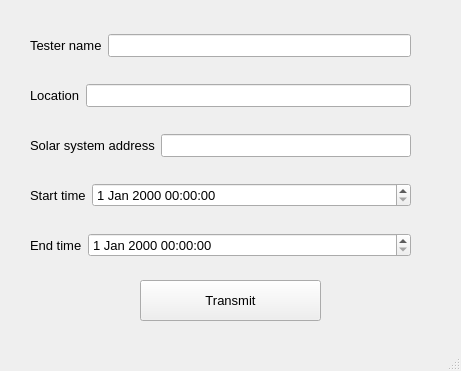
<?xml version="1.0" encoding="UTF-8"?>
<ui version="4.0">
 <class>SecondWindow</class>
 <widget class="QMainWindow" name="SecondWindow">
  <property name="geometry">
   <rect>
    <x>0</x>
    <y>0</y>
    <width>461</width>
    <height>371</height>
   </rect>
  </property>
  <property name="windowTitle">
   <string>Order data</string>
  </property>
  <widget class="QWidget" name="centralwidget">
   <widget class="QWidget" name="horizontalLayoutWidget">
    <property name="geometry">
     <rect>
      <x>30</x>
      <y>20</y>
      <width>381</width>
      <height>51</height>
     </rect>
    </property>
    <layout class="QHBoxLayout" name="horizontalLayout">
     <item>
      <widget class="QLabel" name="label">
       <property name="font">
        <font>
         <pointsize>10</pointsize>
        </font>
       </property>
       <property name="text">
        <string>Tester name</string>
       </property>
      </widget>
     </item>
     <item>
      <widget class="QLineEdit" name="lineEdit">
       <property name="font">
        <font>
         <pointsize>10</pointsize>
        </font>
       </property>
      </widget>
     </item>
    </layout>
   </widget>
   <widget class="QWidget" name="horizontalLayoutWidget_2">
    <property name="geometry">
     <rect>
      <x>30</x>
      <y>70</y>
      <width>381</width>
      <height>51</height>
     </rect>
    </property>
    <layout class="QHBoxLayout" name="horizontalLayout_2">
     <item>
      <widget class="QLabel" name="label_2">
       <property name="font">
        <font>
         <pointsize>10</pointsize>
        </font>
       </property>
       <property name="text">
        <string>Location</string>
       </property>
      </widget>
     </item>
     <item>
      <widget class="QLineEdit" name="lineEdit_2">
       <property name="font">
        <font>
         <pointsize>10</pointsize>
        </font>
       </property>
      </widget>
     </item>
    </layout>
   </widget>
   <widget class="QWidget" name="horizontalLayoutWidget_3">
    <property name="geometry">
     <rect>
      <x>30</x>
      <y>120</y>
      <width>381</width>
      <height>51</height>
     </rect>
    </property>
    <layout class="QHBoxLayout" name="horizontalLayout_3">
     <item>
      <widget class="QLabel" name="label_3">
       <property name="font">
        <font>
         <pointsize>10</pointsize>
        </font>
       </property>
       <property name="text">
        <string>Solar system address</string>
       </property>
      </widget>
     </item>
     <item>
      <widget class="QLineEdit" name="lineEdit_3">
       <property name="font">
        <font>
         <pointsize>10</pointsize>
        </font>
       </property>
      </widget>
     </item>
    </layout>
   </widget>
   <widget class="QWidget" name="horizontalLayoutWidget_5">
    <property name="geometry">
     <rect>
      <x>30</x>
      <y>170</y>
      <width>381</width>
      <height>51</height>
     </rect>
    </property>
    <layout class="QHBoxLayout" name="horizontalLayout_5">
     <item>
      <widget class="QLabel" name="label_5">
       <property name="font">
        <font>
         <pointsize>10</pointsize>
        </font>
       </property>
       <property name="text">
        <string>Start time</string>
       </property>
      </widget>
     </item>
     <item>
      <widget class="QDateTimeEdit" name="dateTimeEdit">
       <property name="sizePolicy">
        <sizepolicy hsizetype="Expanding" vsizetype="Fixed">
         <horstretch>0</horstretch>
         <verstretch>0</verstretch>
        </sizepolicy>
       </property>
       <property name="font">
        <font>
         <pointsize>10</pointsize>
        </font>
       </property>
      </widget>
     </item>
    </layout>
   </widget>
   <widget class="QWidget" name="horizontalLayoutWidget_6">
    <property name="geometry">
     <rect>
      <x>30</x>
      <y>220</y>
      <width>381</width>
      <height>51</height>
     </rect>
    </property>
    <layout class="QHBoxLayout" name="horizontalLayout_6">
     <item>
      <widget class="QLabel" name="label_6">
       <property name="font">
        <font>
         <pointsize>10</pointsize>
        </font>
       </property>
       <property name="text">
        <string>End time</string>
       </property>
      </widget>
     </item>
     <item>
      <widget class="QDateTimeEdit" name="dateTimeEdit_2">
       <property name="sizePolicy">
        <sizepolicy hsizetype="Expanding" vsizetype="Fixed">
         <horstretch>0</horstretch>
         <verstretch>0</verstretch>
        </sizepolicy>
       </property>
       <property name="font">
        <font>
         <pointsize>10</pointsize>
        </font>
       </property>
      </widget>
     </item>
    </layout>
   </widget>
   <widget class="QPushButton" name="transmit">
    <property name="geometry">
     <rect>
      <x>140</x>
      <y>280</y>
      <width>181</width>
      <height>41</height>
     </rect>
    </property>
    <property name="sizePolicy">
     <sizepolicy hsizetype="Preferred" vsizetype="Preferred">
      <horstretch>0</horstretch>
      <verstretch>0</verstretch>
     </sizepolicy>
    </property>
    <property name="font">
     <font>
      <pointsize>10</pointsize>
     </font>
    </property>
    <property name="text">
     <string>Transmit</string>
    </property>
   </widget>
  </widget>
  <widget class="QMenuBar" name="menubar">
   <property name="geometry">
    <rect>
     <x>0</x>
     <y>0</y>
     <width>461</width>
     <height>18</height>
    </rect>
   </property>
  </widget>
  <widget class="QStatusBar" name="statusbar"/>
 </widget>
 <resources/>
 <connections/>
</ui>
